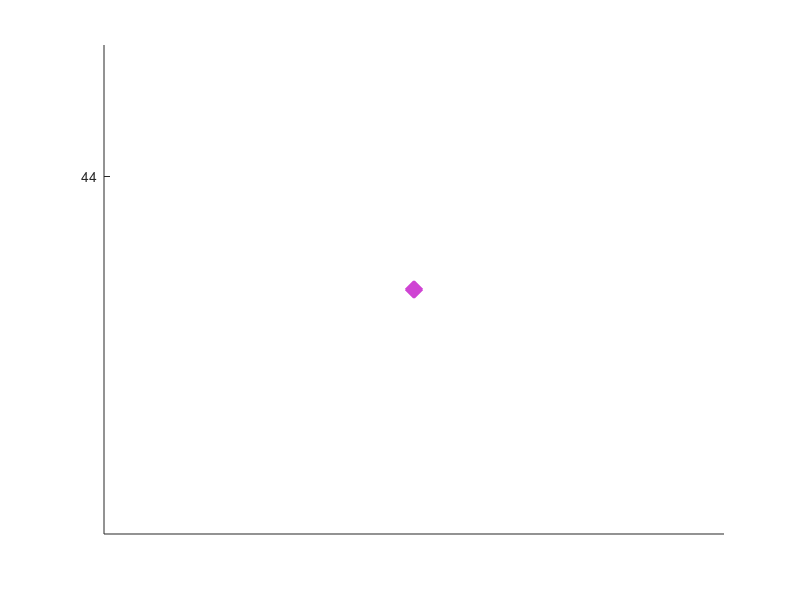

This chart was generated by the following MATLAB code: (Note: this script raises an error after producing the figure.)
%%Cyclic Pursuit test2
% Set resolution and error toggles before simulation!
clc; clear;
map_size = [100,100]; % cm
N = 5; %Number of agents
dt = 0.02; % Update period: unit s
t = 0;
t_max =70;

Rot = @(t) [cos(t) -sin(t) ;sin(t) cos(t)] ;
Relative_mat = eye(N,N); % Get the relative pos from X and Y
Relative_mat(:,2:end) = Relative_mat(:,2:end) -1*eye(N,N-1);
Relative_mat(N,1) = -1;

X = zeros(N,t_max/dt);
Y = zeros(N,t_max/dt);
x_measured = zeros(N,1);
y_measured = zeros(N,1);
xy_res = 2000;
xy_error_toggle = 0;
xy_sig = 1e-2*(1+randn(N,1)) % Standard deviation
xy_miu = 1e-3*randn(N,1)

R = zeros(N,t_max/dt);
r_measured = zeros(N,1); % Calculated by the measured x and y.
target_r = 17;
Alpha = zeros(N,t_max/dt);
Beta = zeros(N,t_max/dt);

Theta = zeros(N,1);
theta_measured = zeros(N,1); % Measured Theta's values.
theta_res = 2000;

V = zeros(N,1);
Omega = zeros(N,1);
k_alpha = 1;
% k_r = 1;
k_r = (pi/(2*N))*csc(pi/N);

omega_res = 1000; % the resolution of omega.
omega_error_toggle = 0;% Turn it on if taking the errors of omega of the actuators into account.
omega_sig = 5*1e-2*(1+randn(N,1))
omega_miu = 1e-3*randn(N,1)
v_res = 1000;
v_error_toggle = 0;
v_sig = 5*1e-2*(1+randn(N,1))
v_miu = 1e-3*randn(N,1)

Omega_logged = zeros(N,t_max/dt); % Use this to store the corresponding data.
V_logged = zeros(N,t_max/dt);

rand_flag = false; %Whether to save the data % Do not comment this line

X(:,1) = 0.5*map_size(1) + 0.3*map_size(1)*(rand(N,1)-0.5);
Y(:,1) = 0.5*map_size(1) + 0.3*map_size(1)*(rand(N,1)-0.5);
Theta = 2*pi*rand(N,1); %% 0 to 2*pi
rand_flag = true;
saved_data = [X(:,1),Y(:,1),Theta]; % This would be saved if the agents do not converge to the polygon formation

% Pos = Gen_Polygon_formation(0.5*map_size, 17, N, 0);
% X(:,1) = Pos(1:end,1);
% Y(:,1) = Pos(1:end,2);
% Theta = Pos(1:end,3);

% load("test2_fixed_speed_mess_up.mat");
% X(:,1) = saved_data(:,1);
% Y(:,1) = saved_data(:,2);
% Theta = saved_data(:,3);

R(1:N-1,1) = sqrt((X(2:N,1)-X(1:N-1,1)).^2 + (Y(2:N,1)-Y(1:N-1,1)).^2);
R(N,1) = sqrt((X(1,1)-X(N,1)).^2 + (Y(1,1)-Y(N,1)).^2);

Q = zeros(N,2);
Q_ = zeros(N,2);
Q(:,1) = Relative_mat*X(:,1); % [x1-x2, y1-y2; ....]
Q(:,2) = Relative_mat*Y(:,1);
Alpha(:, 1) = atan2(Q_(:,2), Q_(:,1)) - Relative_mat*Theta;
Beta(:, 1) = -pi +  Relative_mat*Theta;
if (rand_flag == true && N==2) % customize theta when there are 2 agents.
    % Change the position of agent 2 to make alpha_1 = -alpha_2. The W_italic set.
    % r = sqrt(Q(:,1).^2 + Q(:,1).^2); % C
    % temp_dtheta = (Theta(2)-Theta(1));
    % temp_vec = [cos(temp_dtheta)-1; sin(temp_dtheta)-0];
    % temp_pos = Rot(Theta(1))*temp_vec+[X(1,1);Y(1,1)];
    % X(2,1) = temp_pos(1);
    % Y(2,1) = temp_pos(2);

    % Change the k_r
    k_r = pi/4 * rand; % 0~pi/4
    % k_r = 5*pi/4 * rand; 
    % k_r = pi * rand + pi/4; 
end

rgb_list = rand(N,3);
figure(1)
clf(figure(1))
% axis([0, map_size(1), 0, map_size(2)]);
axis equal
hold on
for i=1:N
    temp_h(i) = plot(X(i),Y(i),'x', 'MarkerEdgeColor', rgb_list(i,:), 'linewidth', 10 );
    str_array(i) = "Agent"+num2str(i);
end
legend(temp_h, num2cell(str_array),'AutoUpdate','off');

dxy_new_temp = zeros(2,N);

for k = 2: t_max/dt %%% debug
    temp1 = 0;
    % X(:,k) = X(:,k-1)+cos(Theta).*V.*dt;
    % Y(:,k) = Y(:,k-1)+sin(Theta).*V.*dt;
    %% Use another way to get X and Y (Assume omega and
    %% V does not change in each iter and calculate X and Y by curve)
    if (round(Omega,8) ~= 0)
        dx_temp = (1./Omega).*V.*sin(Omega*dt); % Relative to the fixed frame of each agent.
        dy_temp = (1./Omega).*V.*(1-cos(Omega*dt));
        
        for i=1:N
            dxy_new_temp(:,i) = Rot(Theta(i))*[dx_temp(i);dy_temp(i)];
        end
        
        X(:,k) = X(:,k-1) + transpose(dxy_new_temp(1,:));
        Y(:,k) = Y(:,k-1) + transpose(dxy_new_temp(2,:));
    else
        X(:,k) = X(:,k-1)+cos(Theta).*V.*dt;
        Y(:,k) = Y(:,k-1)+sin(Theta).*V.*dt;
    end
    % delta Omega has minimum value. errors of actuator may accur
    Theta = Theta + Omega*dt; % Actual Theta

    R(1:N-1,k) = sqrt((X(2:N,k)-X(1:N-1,k)).^2 + (Y(2:N,k)-Y(1:N-1,k)).^2); % Actural R 
    R(N,k) = sqrt((X(1,k)-X(N,k)).^2 + (Y(1,k)-Y(N,k)).^2);
    
    x_measured = round(X(:,k), xy_res) + xy_error_toggle*x_measured.*(randn(N,1).*xy_sig+xy_miu);
    y_measured = round(Y(:,k), xy_res) + xy_error_toggle*y_measured.*(randn(N,1).*xy_sig+xy_miu);

    Q(:,1) = Relative_mat*x_measured; % [x1-x2, y1-y2; ....]
    Q(:,2) = Relative_mat*y_measured;
    r_measured = sqrt(Q(:,1).^2+Q(:,2).^2);
    theta_measured = round(Theta, theta_res);
    for i=1:N
        if (i == N)
            Q_(i,:) = transpose(Rot(theta_measured(1)))* transpose(Q(i,:));
        else
            Q_(i,:) = transpose(Rot(theta_measured(i+1)))*transpose(Q(i,:));
        end
    end
    Alpha(:, k) = atan2(Q_(:,2),Q_(:,1)) +pi-Relative_mat*theta_measured;
    Beta(:, k) = -pi +Relative_mat*theta_measured;
    
    % %modified control law 1
    % alpha_0 = (pi - 2*pi/N)/2;
    % d_Alpha = (Alpha(:,k)-Alpha(:,k-1))/dt;
    % V = k_r*r_measured - 0.5*(1./(10*abs(d_Alpha)+1)).*(r_measured-target_r);

    % %modified control law 2
    % alpha_0 = pi/N;
    % d_Alpha = (Alpha(:,k)-Alpha(:,k-1))/dt;
    % % V = target_r*k_alpha*alpha_0/(2*sin(alpha_0))*ones(N,1);
    % V = 4*ones(N,1);

    %modified control law 3
    % alpha_0 = pi/N;
    % temp_sign = sign(convertn1p1pi(Alpha(:,k))); % Guess if the agent is moving clock-wise or counter clock-wise
    % d_Alpha = (convert02pi(Alpha(:,k))-convert02pi(Alpha(:,k-1)))/dt;
    % V_s = target_r*k_alpha*alpha_0/(2*sin(alpha_0))*ones(N,1); % Target V

    % temp_func = exp(-(convertn1p1pi(Alpha(:,k)) - temp_sign*alpha_0).^2); % Like normal distribution
    % V = (1-temp_func).*k_r.*r_measured + temp_func.*V_s;

    %Original one
    V = k_r*r_measured;
    V = round(V,v_res) + v_error_toggle*V.*(randn(N,1).*v_sig+v_miu);

    % disp("alpha");
    % convertn1p1pi(Alpha(:,k));

    % Omega = k_alpha*(convertn1p1pi(Alpha(:,k))) - sign(Omega)*0.1.*((r_measured-target_r)./target_r);
    Omega = k_alpha*(convertn1p1pi(Alpha(:,k)));
    Omega = round(Omega,omega_res)+omega_error_toggle*Omega.*(randn(N,1).*omega_sig + omega_miu); %Assuem that the error is proportional to the value of omega
    
    Omega_logged(:,k) = Omega;
    % d_r = -k_r*( R(1:N-1,k).*cos(Alpha(1:N-1,k)) + R(2:N,k).*cos(Alpha(1:N-1,k)+Beta(1:N-1,k)) );
    % d_r(end+1) = -k_r*( R(N,k).*cos(Alpha(N,k)) + R(1,k).*cos(Alpha(N,k)+Beta(N,k)) );
end

Alpha = convertn1p1pi(Alpha);
Beta = convert02pi(Beta);

if (rand_flag)
    if(any(diff(R(:,end))>0.5) || any((R(:,end)-R(:,end-1)).^2 > 1) || any(R(:,end)>1e5))
        file_name = "test2_"+get_clock_str(clock());
        save(file_name+".mat", 'saved_data');
    end
end

figure(1)

axis equal
hold on

figure(4)
clf(figure(4))
plot(Omega_logged');
title('Omega')

sleep_factor = 3; % Prevent the bugs of matlab

figure(2)
clf(figure(2))
hold on
subplot(3,1,1)
ylabel("r")
subplot(3,1,2)
ylabel("\alpha")
subplot(3,1,3)
ylabel("\beta")
xlabel("t")

for i = 1:N
    subplot(3,1,1)
    hold on
    plot(dt:dt:t_max,R(i,:),'LineWidth',2,'color', rgb_list(i,:))
    subplot(3,1,2)
    hold on
    plot(dt:dt:t_max,Alpha(i,:),'LineWidth',2,'color', rgb_list(i,:))
    subplot(3,1,3)
    hold on
    plot(dt:dt:t_max,Beta(i,:),'LineWidth',2,'color', rgb_list(i,:))
end
hold off

for k = 1:5*sleep_factor:t_max/dt
    figure(1)
    for i = 1:N
        h = animatedline('Marker','.','MarkerEdgeColor', rgb_list(i,:));
        addpoints(h,X(i,k),Y(i,k));
    end
    figure(1)
    drawnow limitrate nocallbacks
    pause(dt*sleep_factor);
end
drawnow


